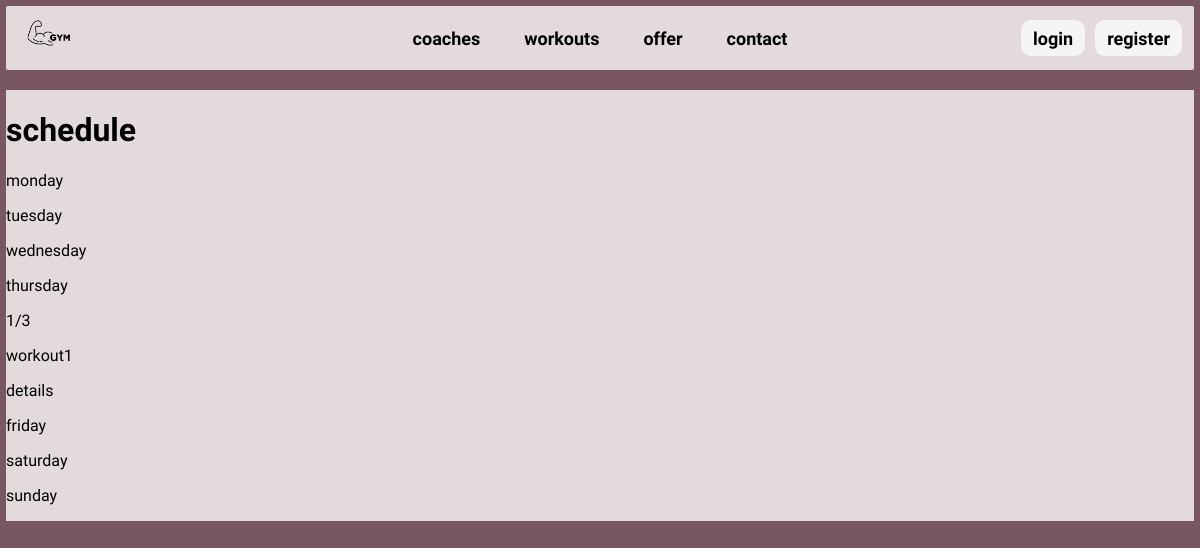
Page /workout/schedule/ on the earlier database version.
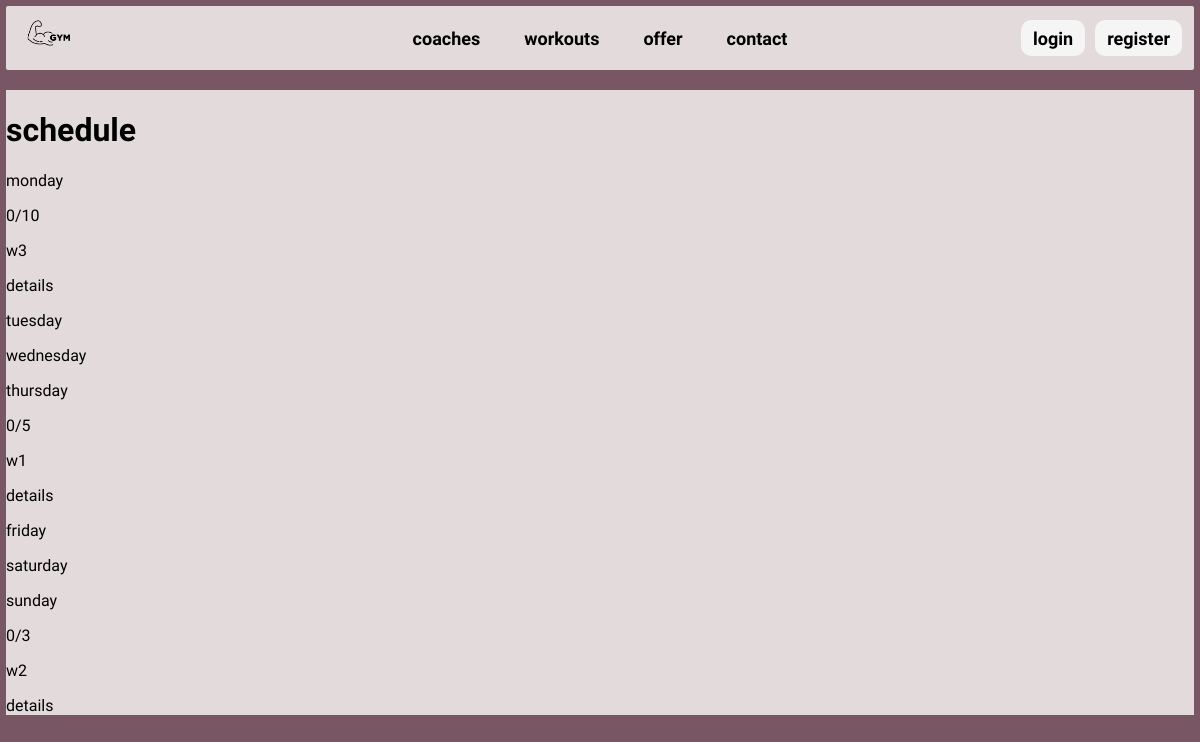
Same page on the later database version.
### workout/models.py (models this page shows)
class Workout(models.Model):
    name = models.CharField(max_length=100)
    coach = models.ForeignKey(User, on_delete=models.CASCADE, related_name='coach_workouts')
    client = models.ManyToManyField(User, related_name='client_workouts')
    description = models.TextField()
    target = models.CharField(max_length=50)
    start_time = models.TimeField(null=True)
    end_time = models.TimeField(null=True)
    max_participants = models.IntegerField()
    class Difficulty(models.TextChoices):
        BEGINNER = 'beginner', 'Beginner'
        INTERMEDIATE = 'intermediate', 'Intermediate'
        ADVANCED = 'advanced', 'Advanced'
    difficulty = models.CharField(
        max_length=20,
        choices=Difficulty.choices,
        null=True,
    )
    class Weekdays(models.TextChoices):
        MONDAY = 'monday', 'Monday'
        TUESDAY = 'tuesday', 'Tuesday'
        WEDNESDAY = 'wednesday', 'Wednesday'
        THURSDAY = 'thursday', 'Thursday'
        FRIDAY = 'friday', 'Friday'
        SATURDAY = 'saturday', 'Saturday'
        SUNDAY = 'sunday', 'Sunday'
    day = models.CharField(
        choices=Weekdays.choices,
        max_length=10,
        null=True,
    )
    class Status(models.TextChoices):
        ACTIVE = 'active', 'Active'
        INACTIVE = 'inactive', 'Inactive'
    status = models.CharField(
        choices=Status.choices,
        default=Status.ACTIVE,
        max_length=10,
    )

### workout/views.py (the view)
# urls.py: path('schedule/', views.schedule, name='schedule'),
def schedule(request):
    context = {
        'workouts': Workout.objects.all(),
        'weekdays': Workout.Weekdays.choices
    }
    return render(request, "workout/schedule.html", context)

### workout/templates/workout/schedule.html (shortened to what this page needs)
{% extends 'core/index.html' %}
{% block content %}
<h1> schedule </h1>
{% for day in weekdays %}
    <div>
        <p> {{ day.0 }}</p>
        {% for workout in workouts %}
            {% if workout.day == day.0 %}
            <p>{{workout.client.all|length}}/{{workout.max_participants}}</p>
                <p>{{ workout.name }}</p>
                <a href="{% url 'workout:details_workout' workout.id%}" >details</a>
            {% endif %}
        {% endfor %}
    </div>
{% endfor %}
{% endblock %}

Differences in the rows shown:
removed Workout: client.all|length "1", max_participants "3", name "workout1", shown under "thursday"
added Workout: client.all|length "0", max_participants "10", name "w3", shown under "monday"
added Workout: client.all|length "0", max_participants "5", name "w1", shown under "thursday"
added Workout: client.all|length "0", max_participants "3", name "w2", shown under "sunday"
